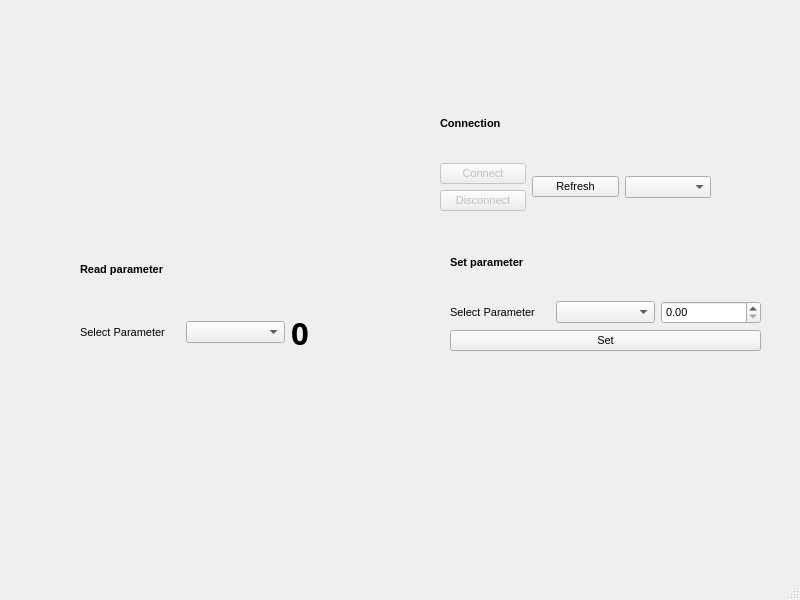
<?xml version="1.0" encoding="UTF-8"?>
<ui version="4.0">
 <class>MainWindow</class>
 <widget class="QMainWindow" name="MainWindow">
  <property name="geometry">
   <rect>
    <x>0</x>
    <y>0</y>
    <width>800</width>
    <height>600</height>
   </rect>
  </property>
  <property name="font">
   <font>
    <pointsize>8</pointsize>
   </font>
  </property>
  <property name="windowTitle">
   <string>MainWindow</string>
  </property>
  <property name="toolTip">
   <string/>
  </property>
  <widget class="QWidget" name="centralwidget">
   <widget class="PlotWidget" name="widget" native="true">
    <property name="geometry">
     <rect>
      <x>9</x>
      <y>379</y>
      <width>391</width>
      <height>171</height>
     </rect>
    </property>
   </widget>
   <widget class="QWidget" name="verticalLayoutWidget">
    <property name="geometry">
     <rect>
      <x>80</x>
      <y>240</y>
      <width>311</width>
      <height>121</height>
     </rect>
    </property>
    <layout class="QVBoxLayout" name="verticalLayout">
     <item>
      <widget class="QLabel" name="label">
       <property name="sizePolicy">
        <sizepolicy hsizetype="Preferred" vsizetype="Preferred">
         <horstretch>0</horstretch>
         <verstretch>0</verstretch>
        </sizepolicy>
       </property>
       <property name="font">
        <font>
         <weight>75</weight>
         <bold>true</bold>
        </font>
       </property>
       <property name="layoutDirection">
        <enum>Qt::LeftToRight</enum>
       </property>
       <property name="autoFillBackground">
        <bool>false</bool>
       </property>
       <property name="text">
        <string>Read parameter</string>
       </property>
      </widget>
     </item>
     <item>
      <layout class="QHBoxLayout" name="horizontalLayout_3">
       <item>
        <widget class="QLabel" name="label_2">
         <property name="text">
          <string>Select Parameter</string>
         </property>
        </widget>
       </item>
       <item>
        <widget class="QComboBox" name="parameter_box"/>
       </item>
       <item>
        <widget class="QLabel" name="parameter_value">
         <property name="font">
          <font>
           <family>Small Fonts</family>
           <pointsize>23</pointsize>
           <weight>75</weight>
           <bold>true</bold>
          </font>
         </property>
         <property name="text">
          <string>0</string>
         </property>
        </widget>
       </item>
      </layout>
     </item>
    </layout>
   </widget>
   <widget class="QWidget" name="verticalLayoutWidget_2">
    <property name="geometry">
     <rect>
      <x>440</x>
      <y>90</y>
      <width>271</width>
      <height>121</height>
     </rect>
    </property>
    <layout class="QVBoxLayout" name="verticalLayout_3">
     <item>
      <widget class="QLabel" name="label_3">
       <property name="sizePolicy">
        <sizepolicy hsizetype="Preferred" vsizetype="Preferred">
         <horstretch>0</horstretch>
         <verstretch>0</verstretch>
        </sizepolicy>
       </property>
       <property name="font">
        <font>
         <weight>75</weight>
         <bold>true</bold>
        </font>
       </property>
       <property name="layoutDirection">
        <enum>Qt::LeftToRight</enum>
       </property>
       <property name="autoFillBackground">
        <bool>false</bool>
       </property>
       <property name="text">
        <string>Connection</string>
       </property>
      </widget>
     </item>
     <item>
      <layout class="QHBoxLayout" name="horizontalLayout">
       <item>
        <layout class="QVBoxLayout" name="verticalLayout_2">
         <item>
          <widget class="QPushButton" name="connect_button">
           <property name="enabled">
            <bool>false</bool>
           </property>
           <property name="text">
            <string>Connect</string>
           </property>
           <property name="checkable">
            <bool>false</bool>
           </property>
          </widget>
         </item>
         <item>
          <widget class="QPushButton" name="disconnect_button">
           <property name="enabled">
            <bool>false</bool>
           </property>
           <property name="text">
            <string>Disconnect</string>
           </property>
          </widget>
         </item>
        </layout>
       </item>
       <item>
        <widget class="QPushButton" name="refresh_button">
         <property name="text">
          <string>Refresh</string>
         </property>
        </widget>
       </item>
       <item>
        <widget class="QComboBox" name="ports_box"/>
       </item>
      </layout>
     </item>
    </layout>
   </widget>
   <widget class="QWidget" name="verticalLayoutWidget_3">
    <property name="geometry">
     <rect>
      <x>450</x>
      <y>230</y>
      <width>311</width>
      <height>121</height>
     </rect>
    </property>
    <layout class="QVBoxLayout" name="verticalLayout_4">
     <item>
      <widget class="QLabel" name="label_4">
       <property name="sizePolicy">
        <sizepolicy hsizetype="Preferred" vsizetype="Preferred">
         <horstretch>0</horstretch>
         <verstretch>0</verstretch>
        </sizepolicy>
       </property>
       <property name="font">
        <font>
         <weight>75</weight>
         <bold>true</bold>
        </font>
       </property>
       <property name="layoutDirection">
        <enum>Qt::LeftToRight</enum>
       </property>
       <property name="autoFillBackground">
        <bool>false</bool>
       </property>
       <property name="text">
        <string>Set parameter</string>
       </property>
      </widget>
     </item>
     <item>
      <layout class="QHBoxLayout" name="horizontalLayout_4">
       <item>
        <widget class="QLabel" name="label_5">
         <property name="text">
          <string>Select Parameter</string>
         </property>
        </widget>
       </item>
       <item>
        <widget class="QComboBox" name="parameter_set_box"/>
       </item>
       <item>
        <widget class="QDoubleSpinBox" name="setter_spin_box"/>
       </item>
      </layout>
     </item>
     <item>
      <widget class="QPushButton" name="set_button">
       <property name="text">
        <string>Set</string>
       </property>
      </widget>
     </item>
    </layout>
   </widget>
  </widget>
  <widget class="QMenuBar" name="menubar">
   <property name="geometry">
    <rect>
     <x>0</x>
     <y>0</y>
     <width>800</width>
     <height>21</height>
    </rect>
   </property>
  </widget>
  <widget class="QStatusBar" name="statusbar"/>
 </widget>
 <customwidgets>
  <customwidget>
   <class>PlotWidget</class>
   <extends>QWidget</extends>
   <header>pyqtgraph</header>
   <container>1</container>
  </customwidget>
 </customwidgets>
 <resources/>
 <connections/>
</ui>
